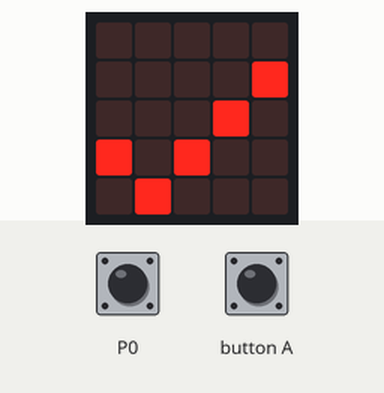
Simulated run of this program. Board: BBC micro:bit (MakeCode). Parts: the board's 5×5 LED display. The test bench sets the inputs (shaded band); at power-on: P0 LOW. A reset restarts the program; no radio messages arrive unless stated (any console line starting 'radio sent:' is added by the test bench); what the program prints to the serial console is not drawn.

Above: at 1.8 s.
1.9 s: button A pressed for 0.15 s
At 2.9 s:
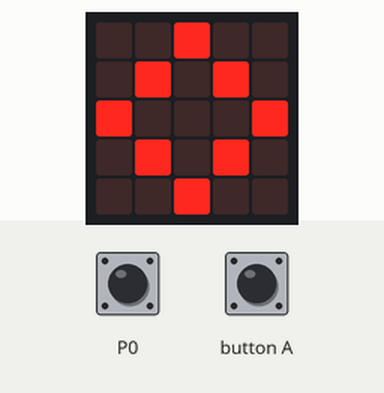
At 4.1 s:
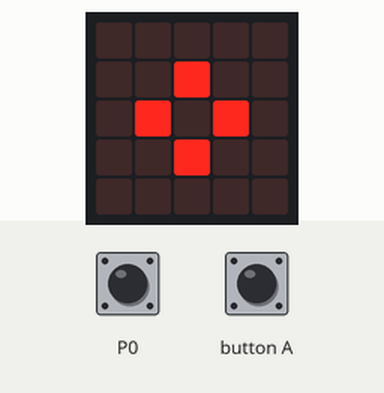
5.0 s: P0 pulled HIGH for 0.15 s
Timing chart, 0 to 8.0 s (numbered marks = the images above; inputs shaded):
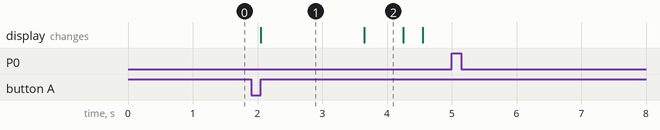

Measured:
- after the input at 1.9 s, the display: changes after 0.15 s (image 1)
- after the input at 5.0 s, every drawn part: stays the same
- what the display in image 1 shows lasts 1.6 s, from 2.1 s to 3.7 s
- what the display in image 2 shows lasts 0.6 s, from 3.7 s to 4.3 s

The program:

main.ts
```typescript
pins.onPulsed(DigitalPin.P0, PulseValue.High, function () {
    Fentes += 1
})
input.onButtonPressed(Button.A, function () {
    basic.showIcon(IconNames.Diamond)
    basic.pause(1000)
    basic.showIcon(IconNames.SmallDiamond)
    control.reset()
})
let f1 = 0
let Fentes = 0
basic.showIcon(IconNames.Yes)
radio.setGroup(1)
pins.setEvents(DigitalPin.P0, PinEventType.Pulse)
let f2 = 0
f2 = 0
f2 = 0
basic.forever(function () {
    f1 = Fentes
    if (f1 > f2) {
        radio.sendString("" + (Fentes))
    }
    f2 = f1
    basic.pause(10)
})
```

test.ts
```typescript
// les tests vont ici ; cela ne sera pas compilé si ce paquet est utilisé en tant qu'extension.
```
